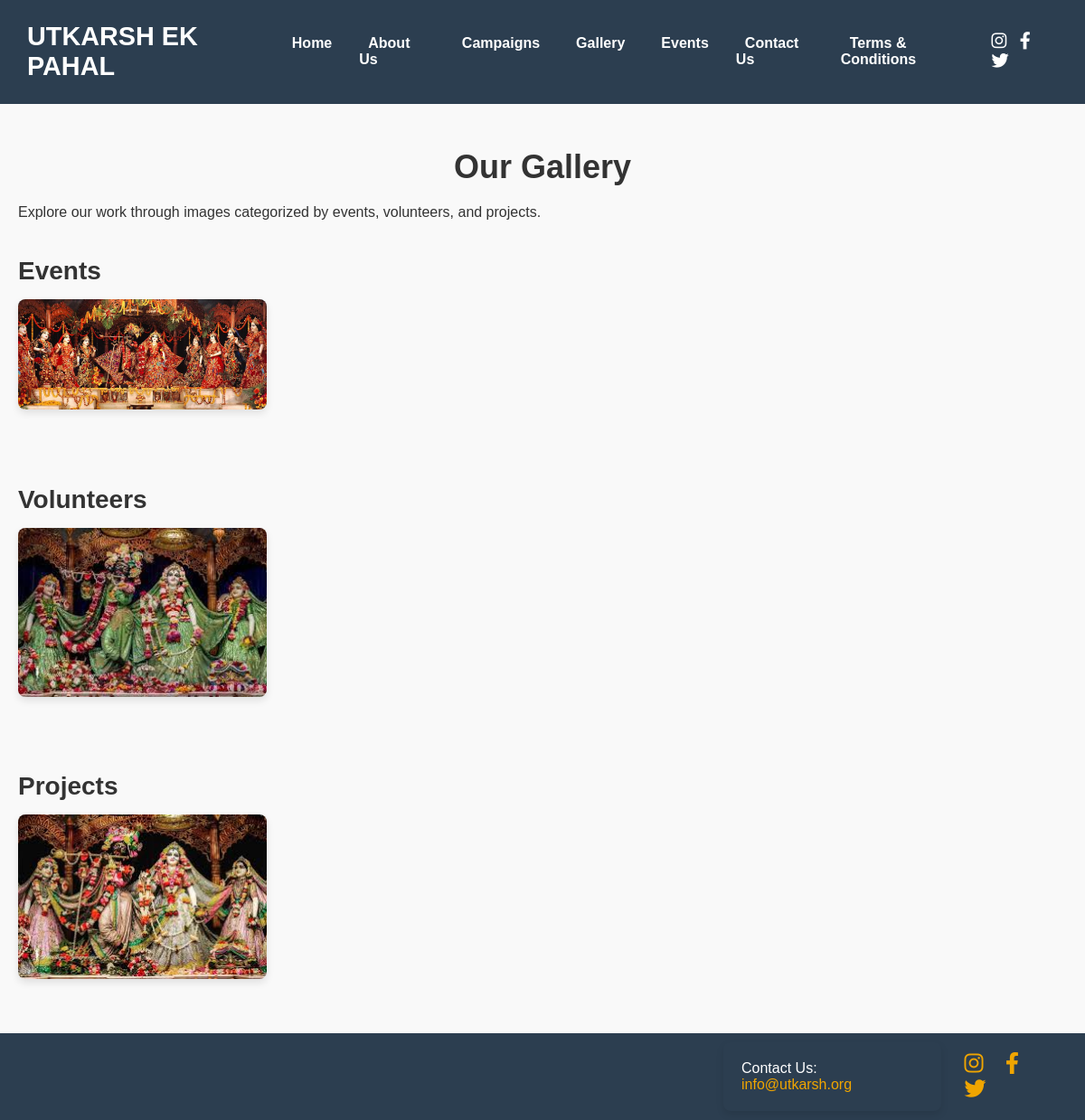
Page /gallery/ on the committed database.
### main/models.py (models this page shows, shortened)
class GalleryCategory(models.Model):
    name = models.CharField(max_length=255)
    description = models.TextField(blank=True, null=True)

class GalleryImage(models.Model):
    category = models.ForeignKey(GalleryCategory, related_name='images', on_delete=models.CASCADE)
    image = models.ImageField(upload_to='gallery_images/')
    title = models.CharField(max_length=255)
    description = models.TextField(blank=True, null=True)
    created_at = models.DateTimeField(auto_now_add=True)

### main/views.py (the view)
# urls.py: path('gallery/', views.gallery, name='gallery'),
def gallery(request):
    categories = GalleryCategory.objects.all()
    gallery = {category.name: GalleryImage.objects.filter(category=category) for category in categories}
    return render(request, 'main/gallery.html', {'gallery': gallery})

### main/templates/main/gallery.html (shortened to what this page needs)
{% extends 'base.html' %}
{% load static %}
{% block content %}
<section class="gallery-section">
    <h1>Our Gallery</h1>
    <p>Explore our work through images categorized by events, volunteers, and projects.</p>
    <div class="gallery-container">
        {% for category, images in gallery.items %}
        <div class="category-section">
            <h2>{{ category }}</h2>
            <div class="image-grid">
                {% for image in images %}
                <div class="image-card">
                    <img src="{{ image.image.url }}" alt="{{ image.title }}">
                </div>
                {% empty %}
                <p>No images available in this category yet.</p>
                {% endfor %}
            </div>
        </div>
        {% endfor %}
    </div>
</section>
{% endblock %}

### main/static/main/styles.css (style rules this page uses)
body, html { margin: 0; padding: 0; font-family: 'Arial', sans-serif; color: #333; background-color: #f9f9f9; }
.gallery-section { font-family: Arial, sans-serif; margin: 0 auto; max-width: 1200px; padding: 20px; }
.gallery-section h1 { text-align: center; font-size: 36px; margin-bottom: 20px; }
.gallery-container { display: flex; flex-wrap: wrap; gap: 20px; }
.category-section { width: 100%; margin-bottom: 40px; }
.category-section h2 { font-size: 28px; margin-bottom: 15px; }
.image-grid { display: grid; grid-template-columns: repeat(auto-fill, minmax(250px, 1fr)); gap: 20px; }
.image-card { position: relative; overflow: hidden; border-radius: 8px; box-shadow: 0 4px 8px rgba(0, 0, 0, 0.1); }
.image-card img { width: 100%; height: 100%; object-fit: cover; }

### rows in the picture
GalleryCategory: gallery "Events"
GalleryImage: image (picture)
GalleryCategory: gallery "Volunteers"
GalleryImage: image (picture)
GalleryCategory: gallery "Projects"
GalleryImage: image (picture)
